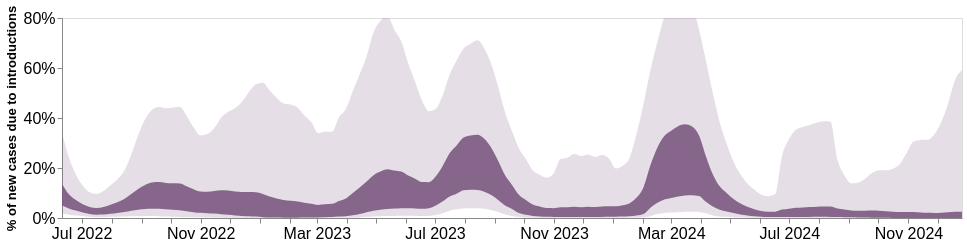

The notebook cell saved with this chart:
### Code cell
alt.layer(intro_plot).resolve_scale(y= "independent").configure_axis(
    labelFontSize=16,
    titleFontSize=13
).configure_legend(
    labelFontSize = 20, 
    titleFontSize = 20)

### Figure 1 — Vega-Lite specification as saved in the notebook (floating-point values rounded to 4 significant figures; data arrays with more than 128 entries replaced by an {"elided": "..."} marker saying what was removed)
{"config": {"view": {"continuousWidth": 400, "continuousHeight": 300}, "axis": {"labelFontSize": 16, "titleFontSize": 13}, "legend": {"labelFontSize": 20, "titleFontSize": 20}}, "layer": [{"layer": [{"mark": {"type": "area", "clip": true, "color": "#7c5981", "interpolate": "monotone", "opacity": 0.9}, "encoding": {"x": {"axis": {"format": "%b %Y", "grid": false, "tickCount": "month", "title": ""}, "field": "date", "type": "temporal"}, "y": {"axis": {"format": "%", "grid": false}, "field": "lower_hpd_log_50_MA", "scale": {"domain": [0.0, 0.8]}, "title": "% of new cases due to introductions", "type": "quantitative"}, "y2": {"field": "upper_hpd_log_50_MA"}}, "height": 200, "width": 900}, {"mark": {"type": "area", "clip": true, "color": "#7c5981", "interpolate": "monotone", "opacity": 0.2}, "encoding": {"x": {"axis": {"format": "%b %Y", "grid": false, "tickCount": "month", "title": ""}, "field": "date", "type": "temporal"}, "y": {"axis": {"format": "%", "grid": false}, "field": "lower_hpd_log_95_MA", "scale": {"domain": [0.0, 0.8]}, "title": "% of new cases due to introductions", "type": "quantitative"}, "y2": {"field": "upper_hpd_log_95_MA"}}, "height": 200, "width": 900}], "resolve": {"scale": {"y": "shared"}}}], "data": {"name": "data-1b7ba5ec61313be3d3450efc1fd39c15"}, "resolve": {"scale": {"y": "independent"}}, "$schema": "https://vega.github.io/schema/vega-lite/v4.17.0.json", "datasets": {"data-1b7ba5ec61313be3d3450efc1fd39c15": {"elided": "131 records"}}}
